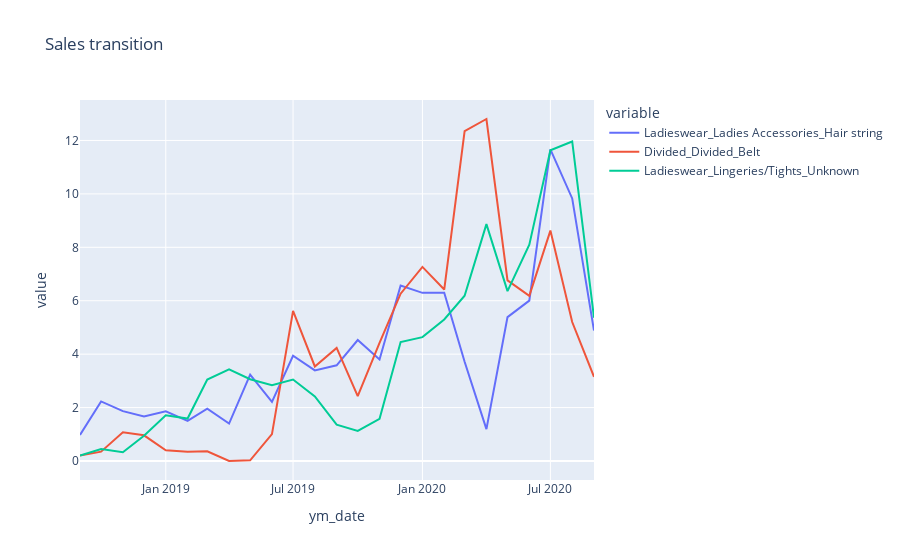

The cell this chart's notebook holds for it:
### Code cell
fig = px.line(dfgrp2, x='ym_date', y=['Ladieswear_Ladies Accessories_Hair string',
                                        'Divided_Divided_Belt',
                                        'Ladieswear_Lingeries/Tights_Unknown'], title="Sales transition")
fig.show()

### Figure 1 — Plotly figure (JSON) as saved in the notebook; plotly's stock layout.template omitted (floating-point values rounded to 4 significant figures)
{"data": [{"hovertemplate": "variable=Ladieswear_Ladies Accessories_Hair string<br>ym_date=%{x}<br>value=%{y}<extra></extra>", "legendgroup": "Ladieswear_Ladies Accessories_Hair string", "line": {"color": "#636efa", "dash": "solid"}, "marker": {"symbol": "circle"}, "mode": "lines", "name": "Ladieswear_Ladies Accessories_Hair string", "orientation": "v", "showlegend": true, "type": "scatter", "x": ["2018-09-01T00:00:00", "2018-10-01T00:00:00", "2018-11-01T00:00:00", "2018-12-01T00:00:00", "2019-01-01T00:00:00", "2019-02-01T00:00:00", "2019-03-01T00:00:00", "2019-04-01T00:00:00", "2019-05-01T00:00:00", "2019-06-01T00:00:00", "2019-07-01T00:00:00", "2019-08-01T00:00:00", "2019-09-01T00:00:00", "2019-10-01T00:00:00", "2019-11-01T00:00:00", "2019-12-01T00:00:00", "2020-01-01T00:00:00", "2020-02-01T00:00:00", "2020-03-01T00:00:00", "2020-04-01T00:00:00", "2020-05-01T00:00:00", "2020-06-01T00:00:00", "2020-07-01T00:00:00", "2020-08-01T00:00:00", "2020-09-01T00:00:00"], "xaxis": "x", "y": [0.9733, 2.23, 1.866, 1.663, 1.862, 1.5, 1.963, 1.402, 3.233, 2.213, 3.94, 3.392, 3.583, 4.53, 3.802, 6.569, 6.295, 6.303, 3.717, 1.193, 5.385, 6.004, 11.67, 9.831, 4.885], "yaxis": "y"}, {"hovertemplate": "variable=Divided_Divided_Belt<br>ym_date=%{x}<br>value=%{y}<extra></extra>", "legendgroup": "Divided_Divided_Belt", "line": {"color": "#EF553B", "dash": "solid"}, "marker": {"symbol": "circle"}, "mode": "lines", "name": "Divided_Divided_Belt", "orientation": "v", "showlegend": true, "type": "scatter", "x": ["2018-09-01T00:00:00", "2018-10-01T00:00:00", "2018-11-01T00:00:00", "2018-12-01T00:00:00", "2019-01-01T00:00:00", "2019-02-01T00:00:00", "2019-03-01T00:00:00", "2019-04-01T00:00:00", "2019-05-01T00:00:00", "2019-06-01T00:00:00", "2019-07-01T00:00:00", "2019-08-01T00:00:00", "2019-09-01T00:00:00", "2019-10-01T00:00:00", "2019-11-01T00:00:00", "2019-12-01T00:00:00", "2020-01-01T00:00:00", "2020-02-01T00:00:00", "2020-03-01T00:00:00", "2020-04-01T00:00:00", "2020-05-01T00:00:00", "2020-06-01T00:00:00", "2020-07-01T00:00:00", "2020-08-01T00:00:00", "2020-09-01T00:00:00"], "xaxis": "x", "y": [0.2007, 0.35, 1.075, 0.9616, 0.4007, 0.343, 0.3641, 0, 0.0271, 1.008, 5.619, 3.539, 4.236, 2.425, 4.419, 6.264, 7.266, 6.419, 12.35, 12.8, 6.763, 6.184, 8.627, 5.202, 3.152], "yaxis": "y"}, {"hovertemplate": "variable=Ladieswear_Lingeries/Tights_Unknown<br>ym_date=%{x}<br>value=%{y}<extra></extra>", "legendgroup": "Ladieswear_Lingeries/Tights_Unknown", "line": {"color": "#00cc96", "dash": "solid"}, "marker": {"symbol": "circle"}, "mode": "lines", "name": "Ladieswear_Lingeries/Tights_Unknown", "orientation": "v", "showlegend": true, "type": "scatter", "x": ["2018-09-01T00:00:00", "2018-10-01T00:00:00", "2018-11-01T00:00:00", "2018-12-01T00:00:00", "2019-01-01T00:00:00", "2019-02-01T00:00:00", "2019-03-01T00:00:00", "2019-04-01T00:00:00", "2019-05-01T00:00:00", "2019-06-01T00:00:00", "2019-07-01T00:00:00", "2019-08-01T00:00:00", "2019-09-01T00:00:00", "2019-10-01T00:00:00", "2019-11-01T00:00:00", "2019-12-01T00:00:00", "2020-01-01T00:00:00", "2020-02-01T00:00:00", "2020-03-01T00:00:00", "2020-04-01T00:00:00", "2020-05-01T00:00:00", "2020-06-01T00:00:00", "2020-07-01T00:00:00", "2020-08-01T00:00:00", "2020-09-01T00:00:00"], "xaxis": "x", "y": [0.2084, 0.4519, 0.3303, 0.9427, 1.708, 1.589, 3.047, 3.43, 3.06, 2.835, 3.049, 2.415, 1.362, 1.124, 1.577, 4.452, 4.638, 5.298, 6.188, 8.869, 6.36, 8.102, 11.64, 11.96, 5.365], "yaxis": "y"}], "layout": {"legend": {"title": {"text": "variable"}, "tracegroupgap": 0}, "title": {"text": "Sales transition"}, "xaxis": {"anchor": "y", "domain": [0, 1], "title": {"text": "ym_date"}}, "yaxis": {"anchor": "x", "domain": [0, 1], "title": {"text": "value"}}}}
